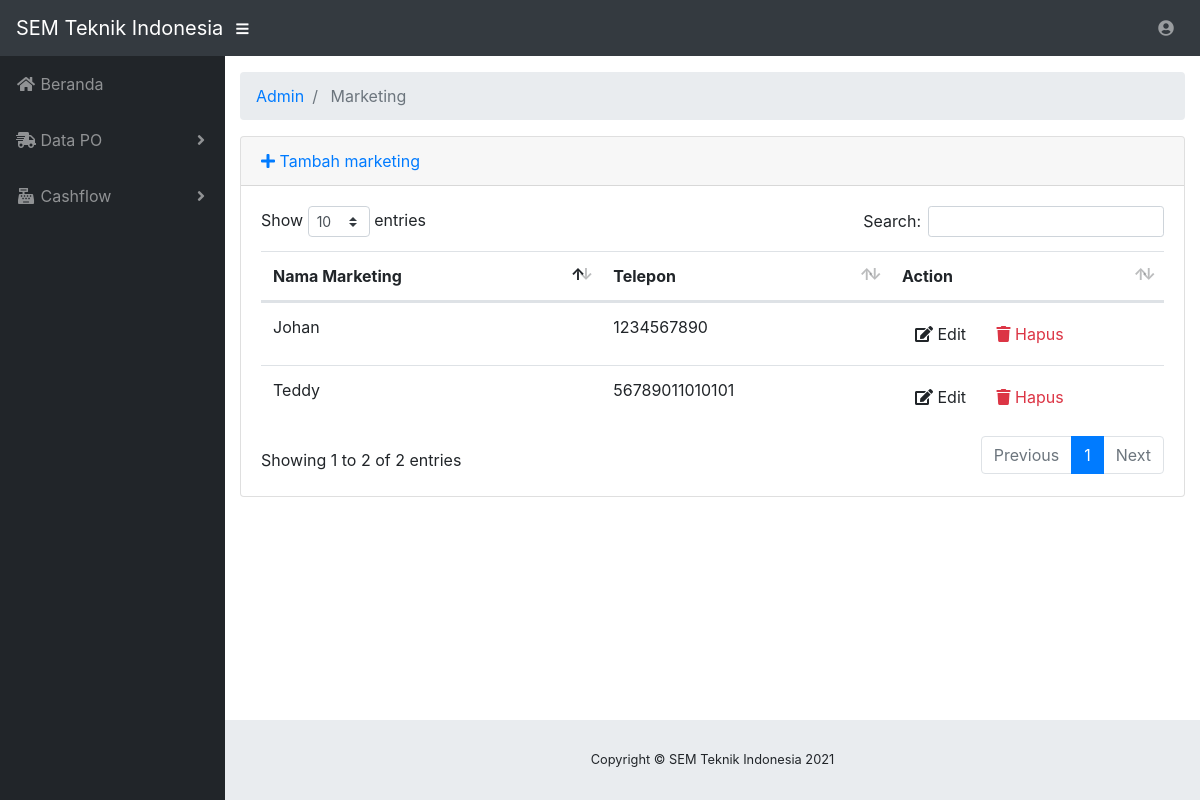
Screenshot of /index.php/admin/marketing with the database file from the repository.
### tables this page shows
CREATE TABLE `tblmarketing` (
  `idmarketing` int(11) NOT NULL,
  `namamarketing` text NOT NULL,
  `nohp` bigint(20) NOT NULL
);

### application/controllers/admin/Marketing.php (called while the page is built, shortened)
<?php
class Marketing extends CI_Controller
{
    public function __construct()
    {
		$this->load->model("marketing_model");
        $this->load->library('form_validation');
    }
    public function index()
    {
        $data["marketing"] = $this->marketing_model->getAll();
        $this->load->view("admin/marketing/list", $data);
    }
}

### index.php (called while the page is built, shortened)
<?php
require_once BASEPATH.'core/CodeIgniter.php';

### application/models/Marketing_model.php (called while the page is built, shortened)
<?php defined('BASEPATH') OR exit('No direct script access allowed');
class Marketing_model extends CI_Model
{
    private $_table = "tblmarketing";
    public function getAll()
    {
		$this->db->select('tblmarketing.idmarketing,tblmarketing.namamarketing,tblmarketing.nohp');
		$this->db->from('tblmarketing');
		$query = $this->db->get();
        return $query->result();
        return $this->db->get($this->_table)->result();
    }
}

### application/views/admin/marketing/list.php (the view, shortened to what this page needs)
<!DOCTYPE html>
<html lang="en">
<head>
</head>
<body id="page-top">
	<div id="wrapper">
		<div id="content-wrapper">
			<div class="container-fluid">
				<div class="card mb-3">
					<div class="card-header">
						<a href="<?php echo site_url('admin/marketing/add') ?>"><i class="fas fa-plus"></i> Tambah marketing</a>
					</div>
					<div class="card-body">
						<div class="table-responsive">
							<table class="table table-hover" id="dataTable" width="100%" cellspacing="0">
								<thead>
									<tr>
										<th>Nama Marketing</th>
										<th>Telepon</th>
										<th>Action</th>
									</tr>
								</thead>
								<tbody>
									<?php foreach ($marketing as $rowmarketing): ?>
									<tr>
										<td>
											<?php echo $rowmarketing->namamarketing ?>
										</td>
										<td>
											<?php echo $rowmarketing->nohp ?>
										</td>
										<td width="250">
											<a href="<?php echo site_url('admin/marketing/edit/'.$rowmarketing->idmarketing) ?>"
											 class="btn btn-small"><i class="fas fa-edit"></i> Edit</a>
											<a onclick="deleteConfirm('<?php echo site_url('admin/marketing/delete/'.$rowmarketing->idmarketing) ?>')"
											 href="#!" class="btn btn-small text-danger"><i class="fas fa-trash"></i> Hapus</a>
										</td>
									</tr>
									<?php endforeach; ?>
								</tbody>
							</table>
						</div>
					</div>
				</div>
			</div>
		</div>
	</div>
</body>
</html>

### rows the page displays
tblmarketing: namamarketing "Johan", nohp "1234567890"
tblmarketing: namamarketing "Teddy", nohp "56789011010101"

### other values shown
$segment "Admin"
$segment "Marketing"
SITE_NAME "SEM Teknik Indonesia"
Date('Y') "2021"
